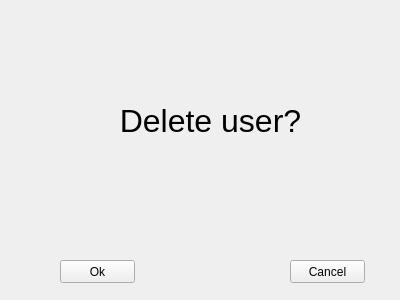
<?xml version="1.0" encoding="UTF-8"?>
<ui version="4.0">
 <class>UserDeletionPrompt</class>
 <widget class="QWidget" name="UserDeletionPrompt">
  <property name="geometry">
   <rect>
    <x>0</x>
    <y>0</y>
    <width>400</width>
    <height>300</height>
   </rect>
  </property>
  <property name="sizePolicy">
   <sizepolicy hsizetype="Fixed" vsizetype="Fixed">
    <horstretch>0</horstretch>
    <verstretch>0</verstretch>
   </sizepolicy>
  </property>
  <property name="windowTitle">
   <string>UserDeletionPrompt</string>
  </property>
  <widget class="QPushButton" name="pushButton">
   <property name="geometry">
    <rect>
     <x>60</x>
     <y>260</y>
     <width>75</width>
     <height>23</height>
    </rect>
   </property>
   <property name="text">
    <string>Ok</string>
   </property>
  </widget>
  <widget class="QPushButton" name="pushButton_2">
   <property name="geometry">
    <rect>
     <x>290</x>
     <y>260</y>
     <width>75</width>
     <height>23</height>
    </rect>
   </property>
   <property name="text">
    <string>Cancel</string>
   </property>
  </widget>
  <widget class="QLabel" name="label">
   <property name="geometry">
    <rect>
     <x>60</x>
     <y>50</y>
     <width>301</width>
     <height>141</height>
    </rect>
   </property>
   <property name="font">
    <font>
     <pointsize>24</pointsize>
    </font>
   </property>
   <property name="text">
    <string>Delete user?</string>
   </property>
   <property name="alignment">
    <set>Qt::AlignCenter</set>
   </property>
   <property name="wordWrap">
    <bool>true</bool>
   </property>
  </widget>
 </widget>
 <layoutdefault spacing="6" margin="11"/>
 <resources/>
 <connections>
  <connection>
   <sender>pushButton_2</sender>
   <signal>clicked()</signal>
   <receiver>UserDeletionPrompt</receiver>
   <slot>hide()</slot>
   <hints>
    <hint type="sourcelabel">
     <x>332</x>
     <y>276</y>
    </hint>
    <hint type="destinationlabel">
     <x>329</x>
     <y>217</y>
    </hint>
   </hints>
  </connection>
 </connections>
</ui>
